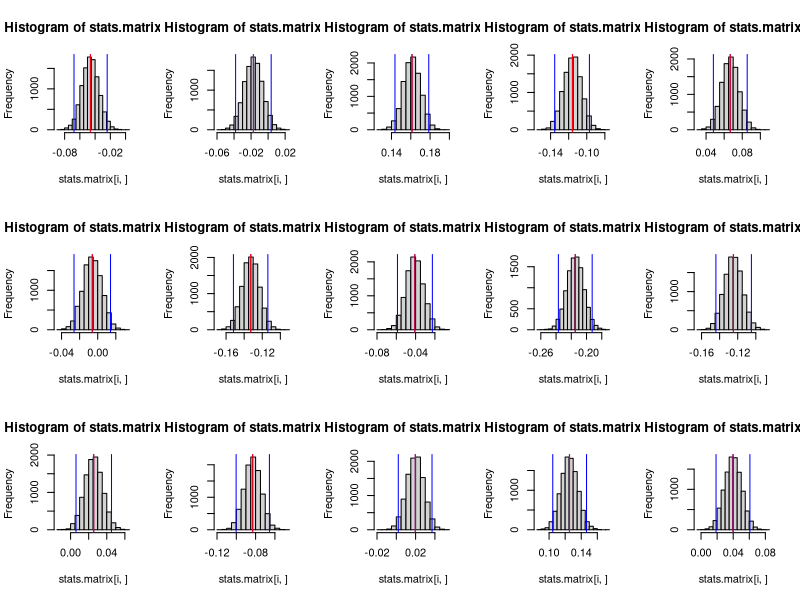
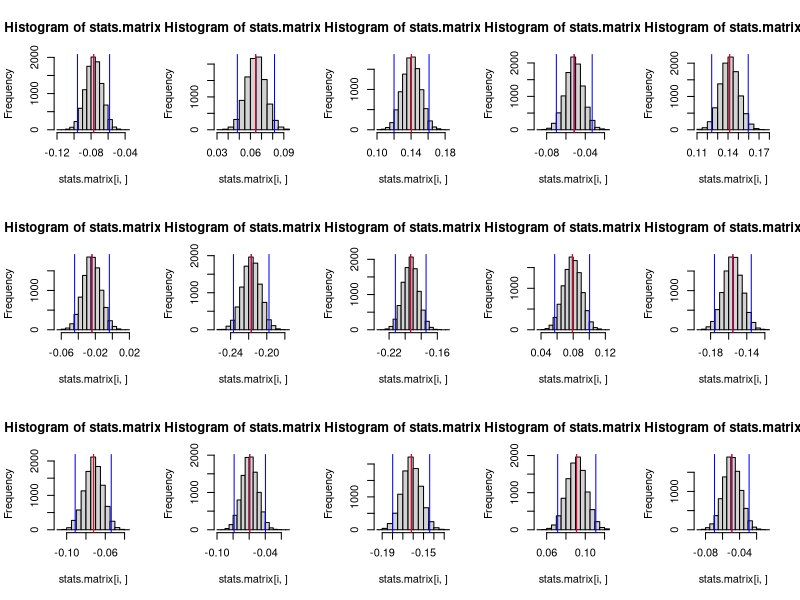
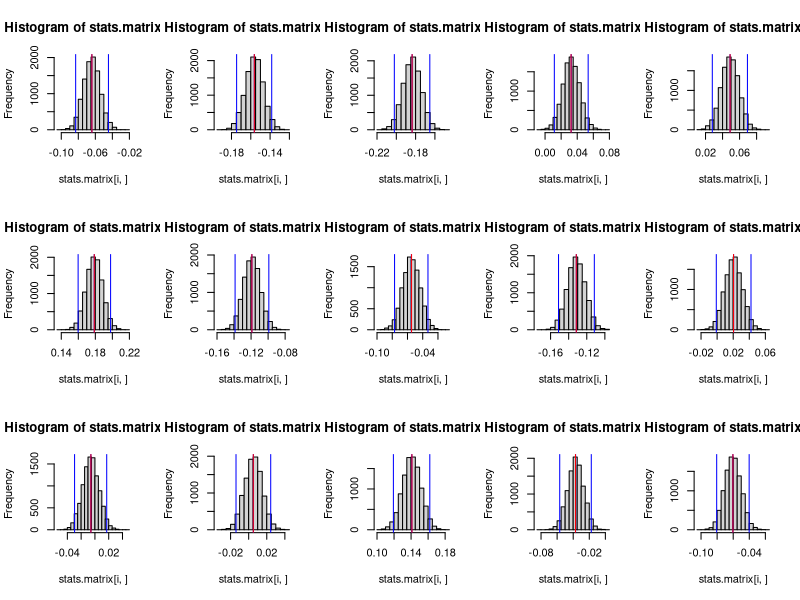
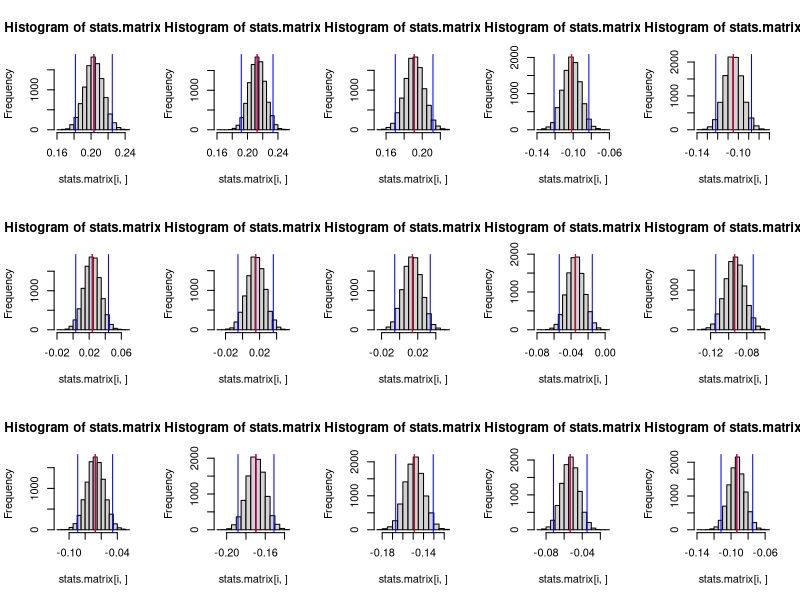
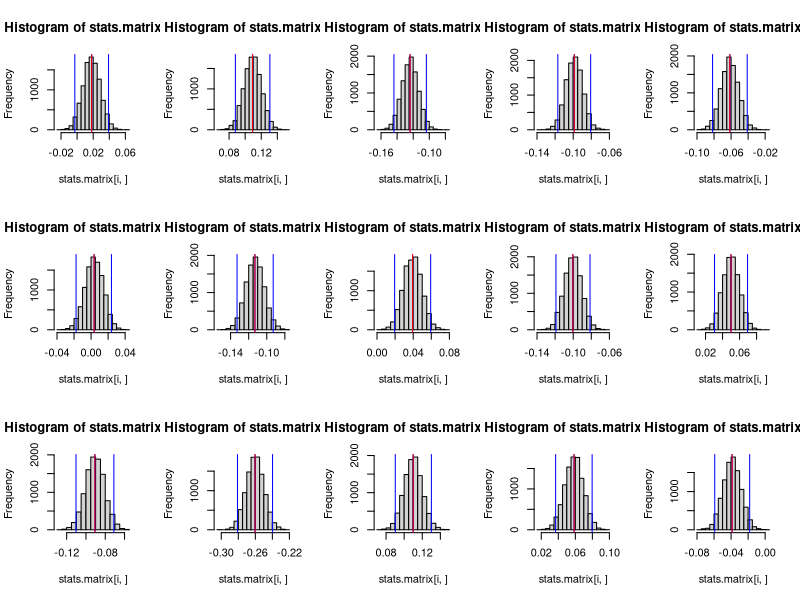
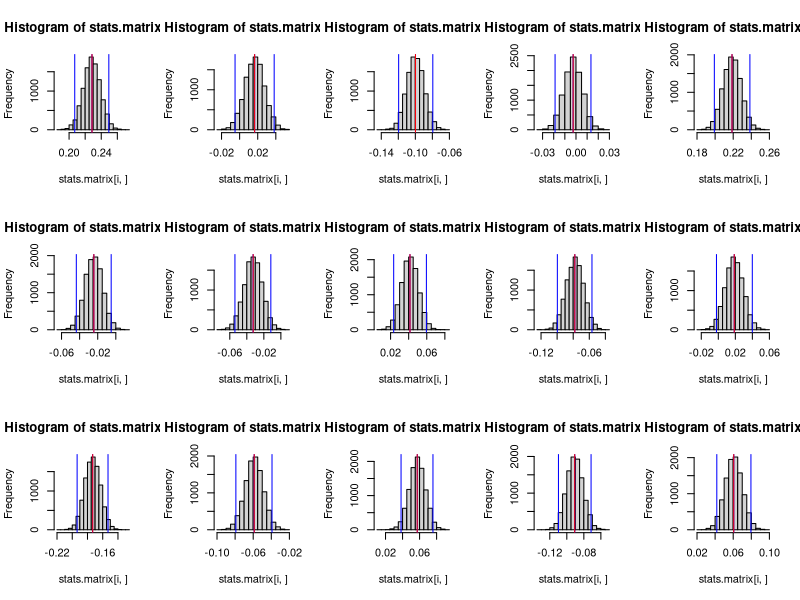
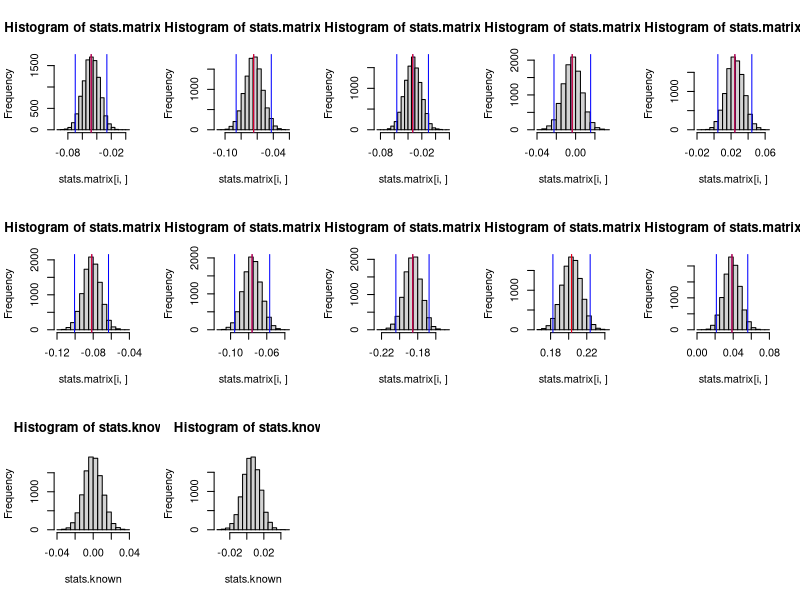

Write R code to recreate these figures, in order.
#input data here
data <- rnorm(10000,0,1)

#parameters 
n <- length(data)
b <- n^.5
s <- 100
r <- 10000

subsamples <- matrix(,nrow=s,ncol=trunc(b))
subsamples.means <- c()
quality.estimates <- matrix(,nrow=s,ncol=2)
stats.matrix <- matrix(,nrow=s,ncol=r)

for (i in 1:s) {
  subsamples[i,] <- sample(data, b,replace=F)
  subsamples.means[i] <- mean(subsamples[i,])
  stats <- c()
  for (j in 1:r) {
    resample.vector <- rmultinom(1,n,rep(1/b,b))
    stats[j] <- sum(resample.vector*subsamples[i,])/n
  }
  stats.matrix[i,] <- stats
  quality.estimates[i,] <- quantile(stats,c(.025,.975))
}

final.quality.estimate <- c(mean(quality.estimates[,1]),mean(quality.estimates[,2]))
final.quality.estimate

#plotting histograms from each subsample
par(mfrow=c(3,5))
for (i in 1:s) {
  hist(stats.matrix[i,])
  abline(v=c(quality.estimates[i,1],quality.estimates[i,2],mean(stats.matrix[i,])),col='blue')
  abline(v=subsamples.means[i],col='red')
  print(abs(subsamples.means[i]-mean(stats.matrix[i,])))
}



#using the known sampling distribution of mean
#redrawing random samples
stats.known <- c()
for (i in 1:r) {
  data.test <- rnorm(10000,0,1)
  stats.known[i] <- mean(data.test)
}
hist(stats.known)
quantile(stats.known,c(0.025,.975))

#regular bootstrap with n=100
stats.known <- c()
data.test <- rnorm(10000,0,1)
for (i in 1:r) {
  data.boot <- sample(data.test,10000,replace=T)
  stats.known[i] <- mean(data.boot)
}
hist(stats.known)
quantile(stats.known,c(0.025,.975))
